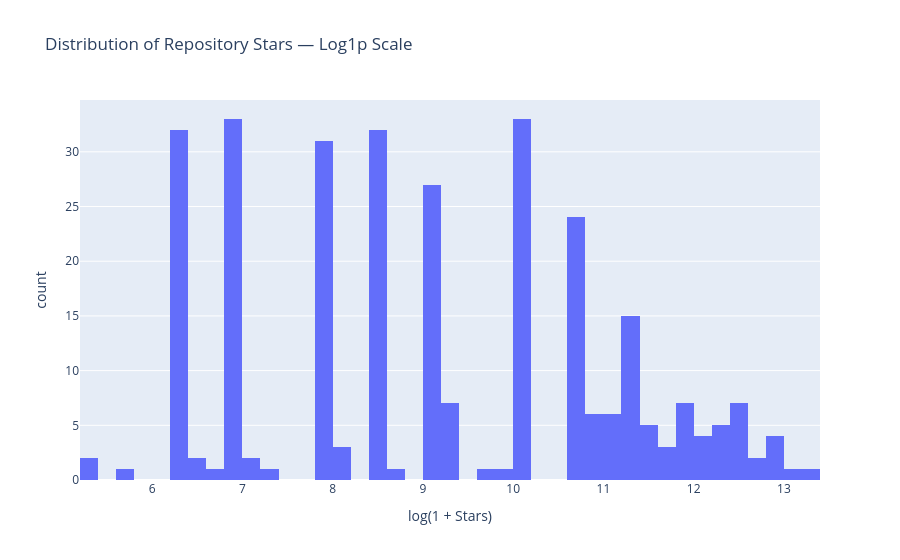

Notebook code for this chart:
### Code cell
fig = px.histogram(
    df,
    x="log1p_stars",
    nbins=40,
    title="Distribution of Repository Stars — Log1p Scale",
    labels={
        "log1p_stars": "log(1 + Stars)"
    }
)

fig.show()

### Figure 1 — Plotly figure (JSON) as saved in the notebook; plotly's stock layout.template omitted (floating-point values rounded to 4 significant figures; data arrays with more than 128 entries replaced by an {"elided": "..."} marker saying what was removed)
{"data": [{"bingroup": "x", "hovertemplate": "log(1 + Stars)=%{x}<br>count=%{y}<extra></extra>", "legendgroup": "", "marker": {"color": "#636efa", "pattern": {"shape": ""}}, "name": "", "nbinsx": 40, "orientation": "v", "showlegend": false, "type": "histogram", "x": {"elided": "300 float values"}, "xaxis": "x", "yaxis": "y"}], "layout": {"barmode": "relative", "legend": {"tracegroupgap": 0}, "title": {"text": "Distribution of Repository Stars — Log1p Scale"}, "xaxis": {"anchor": "y", "domain": [0, 1], "title": {"text": "log(1 + Stars)"}}, "yaxis": {"anchor": "x", "domain": [0, 1], "title": {"text": "count"}}}}
